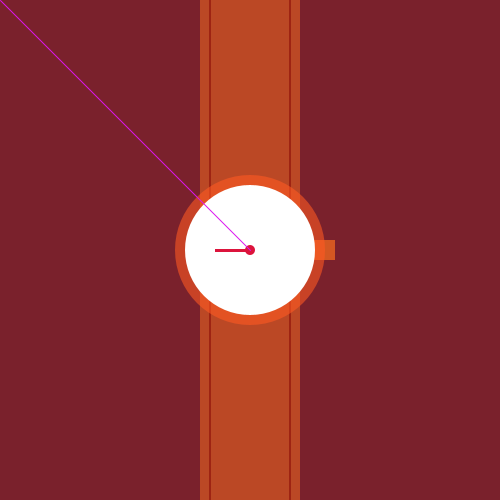
Frame 1 (no input)
Frame 60 (the mouse pressed at the canvas centre just before this capture): identical to frame 1, image omitted
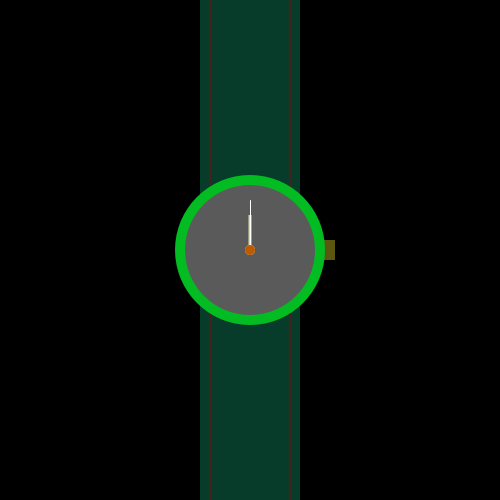
Frame 120 (the mouse held since frame 60 and released just before this capture)

The Processing sketch that drew these frames (run headless with seeded random() and noise(); from frame 60 on, the mouse is pressed at the canvas centre):

// Processing sketch: Assignment
// ── Assignment.pde
int w,h;

void setup(){
  size(500,500);
  w=width/2;
  h=height/2;

}

void draw(){

  background(122,33,44);
  rectMode(CENTER);
  noStroke();
  

  
  fill(214,88,34,250);
  rect(320,250,30,20);
  
  fill(214,88,34,180);
  rect(width/2,height/2,100,700);
  
  fill(128,0,0);
  rect(290,300,1,700);
  rect(210,300,1,700);
 
  fill(255,88,34,150);
  ellipse(width/2,height/2,150,150);
 
  fill(256,256,256);
  ellipse(width/2,height/2,130,130);
   
  fill(220,20,60);
  ellipse(width/2,height/2,10,10);
  
  stroke(220,20,60);
  rect(230,250,30,2);
  
  // if click canvas
  if (mousePressed){
    noStroke();
  background(0);
  fill(94,89,14,250);
  rect(320,250,30,20);
  
  fill(21,188,134,80);
  rect(width/2,height/2,100,700);
  
  fill(128,7,10);
  rect(290,300,1,700);
  rect(210,300,1,700);
 
  fill(2,188,34);
  ellipse(width/2,height/2,150,150);
 
  fill(90,90,90);
  ellipse(width/2,height/2,130,130);
  
  fill(220,220,160);
  ellipse(width/2,height/2,10,10);
  rect(250,235,3,40);
  stroke(256,256,256);
  line(width/2, height/2, 250, 200);
    
    noStroke();
    fill(190,90,0);
  ellipse(width/2,height/2,10,10);
  
}else if(mouseX >w && mouseY < h) {
  stroke(20,230,40) ;
  line(width/2, height/2, mouseX, mouseY);
  println("green");
  
}else if(mouseX < w && mouseY < h) {
  stroke(220,20,240) ;
  line(width/2, height/2, mouseX, mouseY);
  println("pink");
  
}else if(mouseX < w && mouseY > h) {
  stroke(10,10,20) ;
  line(width/2, height/2, mouseX, mouseY);
  println("black");


}else if(mouseX > w && mouseY > h) {
  stroke(100,120,210) ;
  line(width/2, height/2, mouseX, mouseY);
  println("blue");


}
}
